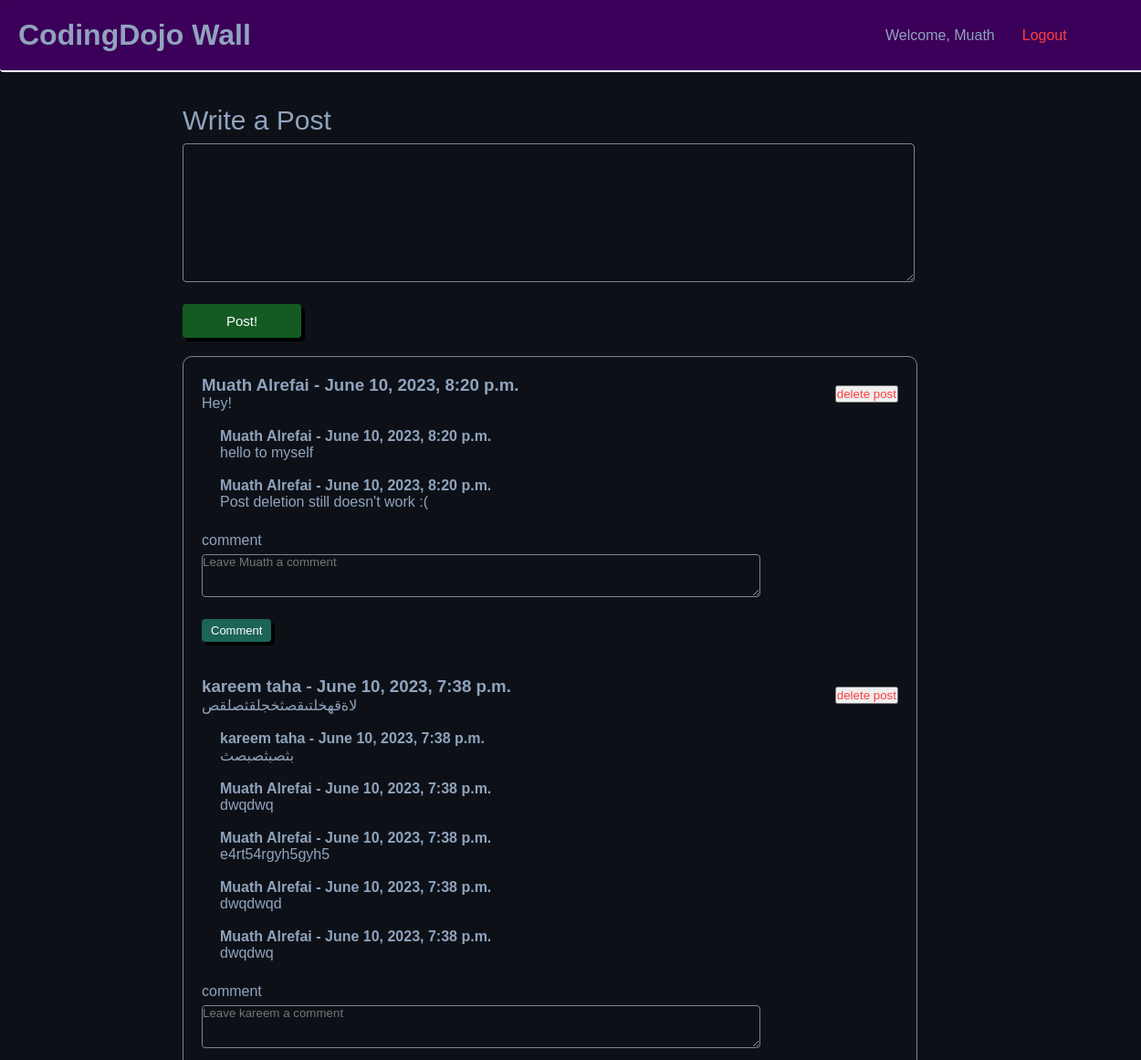
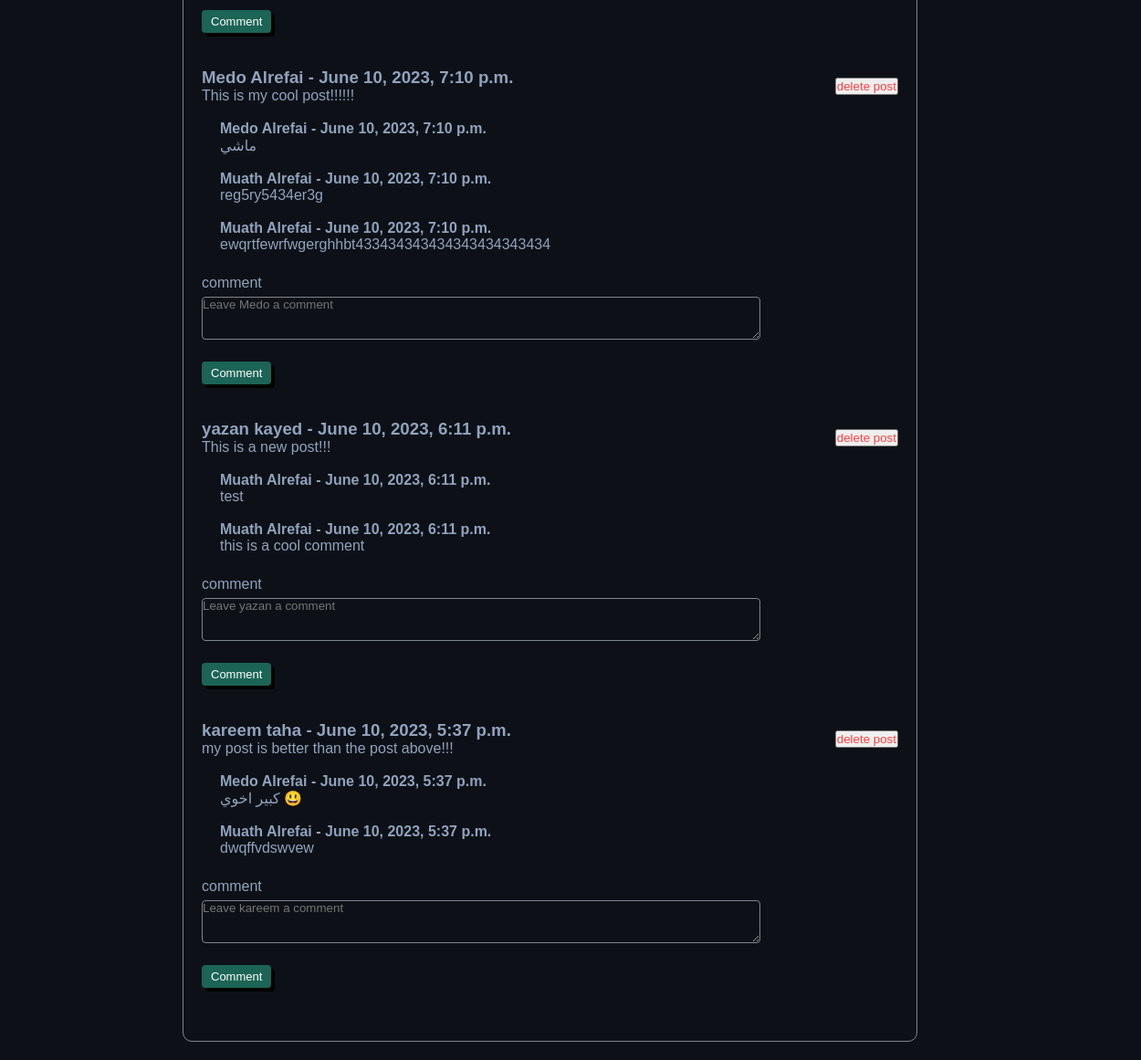
Before: /wall (signed in) with the older database file (2 pictures, top to bottom).
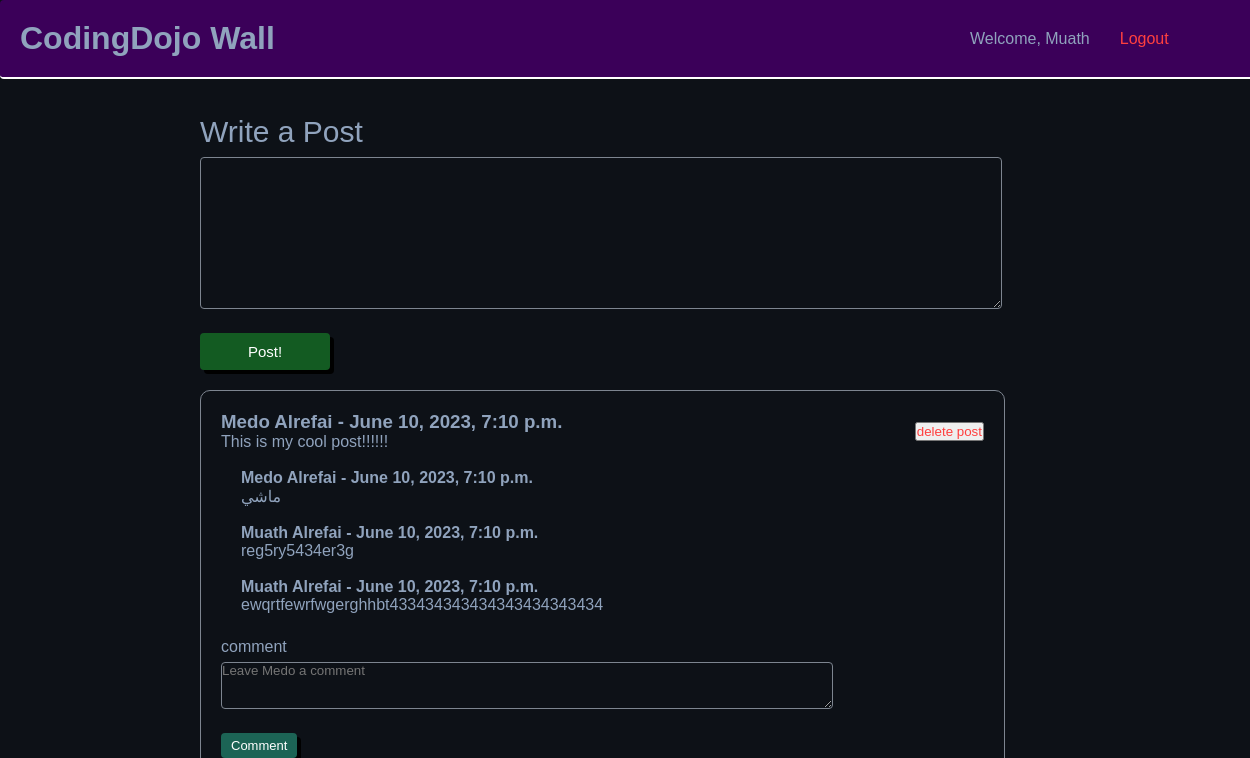
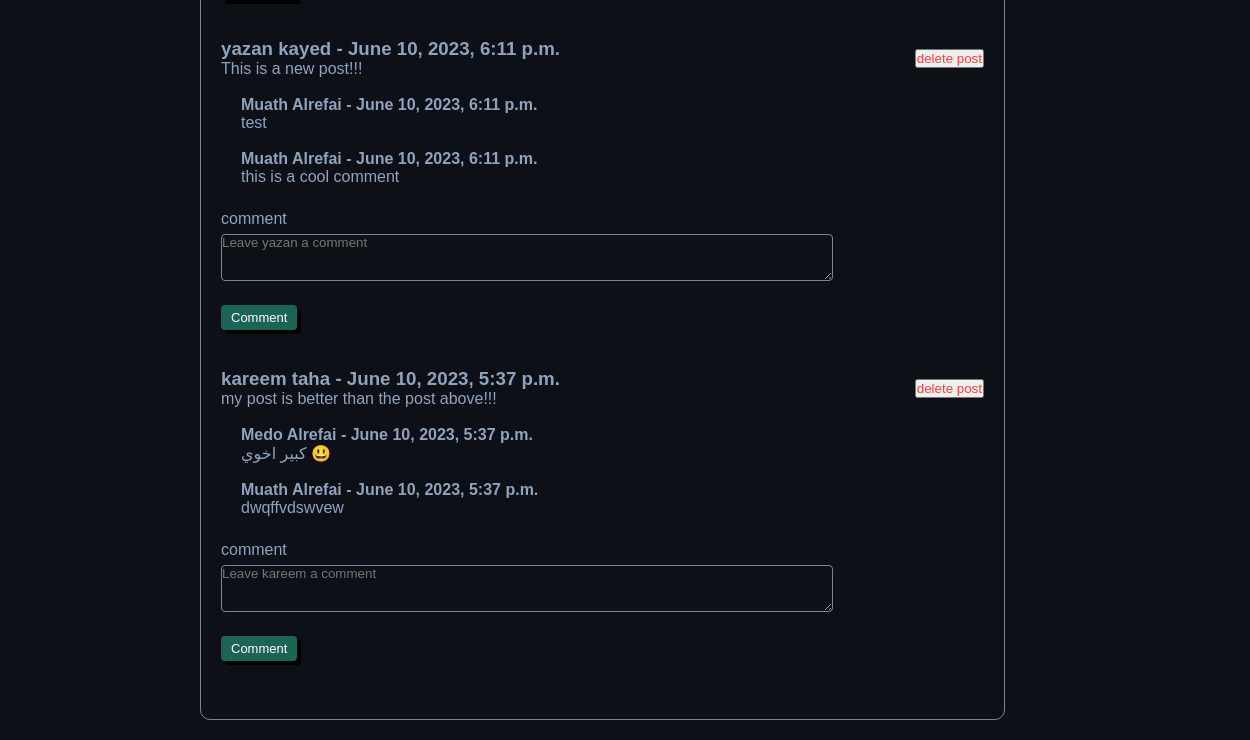
After: the same page with the newer database file (2 pictures, top to bottom).
### login_app/models.py (models this page shows)
class User(models.Model):
    first_name = models.CharField(max_length=255)
    last_name = models.CharField(max_length=255)
    email = models.EmailField(max_length=254)
    password = models.CharField(max_length=255)
    created_at = models.DateTimeField(auto_now_add=True)
    updated_at = models.DateTimeField(auto_now=True)
    objects = Validator()

### wall_app/models.py (models this page shows)
class Post(models.Model):
    user = models.ForeignKey(User, related_name="posts", on_delete=models.DO_NOTHING)
    post = models.TextField()
    created_at = models.DateTimeField(auto_now_add=True)
    updated_at = models.DateTimeField(auto_now=True)

class Comment(models.Model):
    post = models.ForeignKey(Post, related_name="comments", on_delete=models.CASCADE)
    user = models.ForeignKey(User, related_name="comments", on_delete=models.DO_NOTHING)
    comment = models.TextField()
    created_at = models.DateTimeField(auto_now_add=True)
    updated_at = models.DateTimeField(auto_now=True)

### wall_app/views.py (the view)
# urls.py: path('wall', views.wall),
def wall(request):
    context = {
        "user": models.user_session_model(request),
        "posts": models.get_posts_model(),
    }
    return render(request, 'wall.html', context)

### wall_app/models.py (called while the page is built)
def user_session_model(request):
    return User.objects.get(id=request.session['userid'])

def get_posts_model():
    return Post.objects.all().order_by("-created_at")

### wall_app/templates/wall.html (shortened to what this page needs)
<!DOCTYPE html>
<html lang="en">
<head>
    {% load static %}
    <link rel="stylesheet" href="{% static 'wall_style/style.css' %}" />
</head>
<body>
    <div class="navbar">
        <h1>CodingDojo Wall</h1>
        <div class="user_and_logout">
            <p>Welcome, {{user.first_name}}</p>
            <a href="/logout" class="anchor">Logout</a>
        </div>
    </div><br>
    <div class="container">
        <form action="/makepost" method="POST">
            <label for="user_post" id="write_post">Write a Post</label><br>
            <textarea name="user_post" class="textBoxes" cols="50" rows="10"></textarea><br>
            <button type="submit" id="make_post">Post!</button>
        </form>
        <div class="posts">
            {% for post in posts %}
                <div class="posts_div">
                    <div>
                        <h3> <b>{{post.user.first_name}} {{post.user.last_name}}</b> - {{post.created_at}} </h3>
                        <p> {{post.post}} </p>
                    </div>
                    <form action="/delete_post" method="POST">
                        <input type="submit" class="anchor" value="delete post">
                    </form>
                </div><br>
                <div class="comments_div">
                    {% for comment in post.comments.all %}
                    <h4> <b>{{comment.user.first_name}} {{comment.user.last_name}}</b> - {{post.created_at}} </h4>
                    <p>{{comment.comment}}</p><br>
                    {% endfor %}
                </div>
                <form action="/makecomment/{{post.id}}" method="POST">
                    <label for="user_comment">comment</label><br>
                    <textarea name="user_comment" class="textBoxes" placeholder="Leave {{post.user.first_name}} a comment" cols="35" rows="3"></textarea><br>
                    <button type="submit" id="make_comment">Comment</button>
                </form><br>
            {% endfor %}
        </div>
    </div>
</body>
</html>

### wall_app/static/wall_style/style.css (style rules this page uses)
* { margin: 0; padding: 0; font-family: helvetica; }
label { line-height: 30px; display: inline-block; width: 100px; }
body { background-color: #0d1117; color: #90a3bd; }
.navbar { border-bottom: 2px solid white; background-color: rgb(59, 0, 89); border-radius: 4px; display: flex; justify-content: space-between; padding: 20px; width: 100%; align-items: center; }
.user_and_logout { display: flex; gap: 30px; width: 300px; }
#write_post { font-size: 30px; width: fit-content; margin-bottom: 10px; }
.container { width: 80%; margin: 20px 200px; }
.posts { border: 1px solid #7d8590; border-radius: 10px; padding: 20px; margin-right: 19.5%; }
#make_post { padding: 10px; color: white; background-color: #135b22; border: none; text-decoration: none; cursor: pointer; box-shadow: 4px 4px black; border-radius: 4px; margin: 20px 0px; width: 130px; font-size: 15px; transition: 80ms cubic-bezier(0.33, 1, 0.68, 1); transition-property: color, background-color, box-shadow, border-color; }
#make_comment { padding: 5px 10px; color: white; background-color: #1c6455; font-size: 13px; border: none; text-decoration: none; cursor: pointer; box-shadow: 4px 4px black; border-radius: 4px; margin: 20px 0px; width: fit-content; transition: 80ms cubic-bezier(0.33, 1, 0.68, 1); transition-property: color, background-color, box-shadow, border-color; }
.comments_div { text-indent: 20px; }
.posts_div { display: flex; justify-content: space-between; align-items: center; }
.textBoxes { border: 1px solid #7d8590; background-color: #0d1117; border-radius: 4px; color: #90a3bd; width: 80%; }
.anchor { text-decoration: none; color: rgb(255, 63, 63); }

Changed rows visible on the page:
removed Post: user.first_name "Muath", user.last_name "Alrefai", created_at "June 10, 2023, 8:20 p.m.", post "Hey!", user_comment "Leave Muath a comment"
removed Comment: user.first_name "Muath", user.last_name "Alrefai", comment "hello to myself"
removed Comment: user.first_name "Muath", user.last_name "Alrefai", comment "Post deletion still doesn't work :("
removed Post: user.first_name "kareem", user.last_name "taha", created_at "June 10, 2023, 7:38 p.m.", post "لاةقهخلتىقصثخجلقثصلقص", user_comment "Leave kareem a comment"
removed Comment: user.first_name "kareem", user.last_name "taha", comment "بثصبثصبصث"
removed Comment: user.first_name "Muath", user.last_name "Alrefai", comment "dwqdwq", shown under "kareem"
removed Comment: user.first_name "Muath", user.last_name "Alrefai", comment "e4rt54rgyh5gyh5", shown under "kareem"
removed Comment: user.first_name "Muath", user.last_name "Alrefai", comment "dwqdwqd", shown under "kareem"
removed Comment: user.first_name "Muath", user.last_name "Alrefai", comment "dwqdwq", shown under "kareem"
